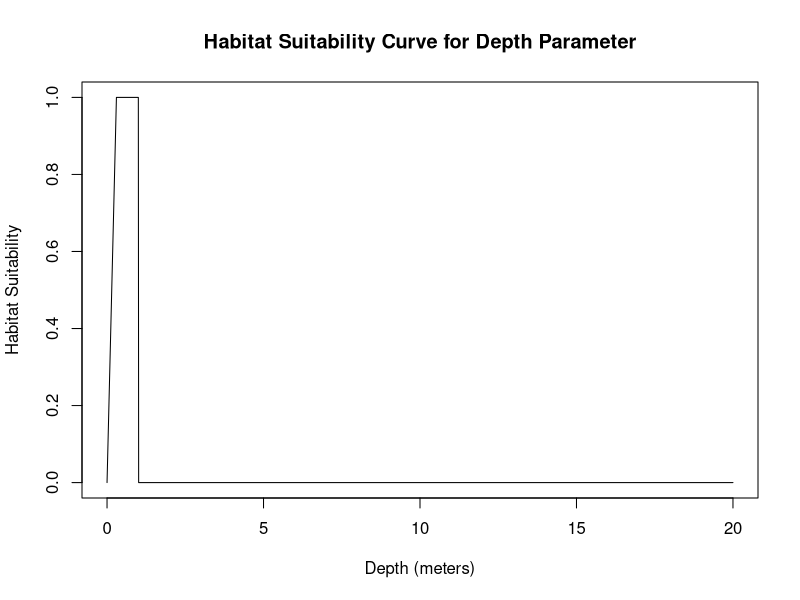
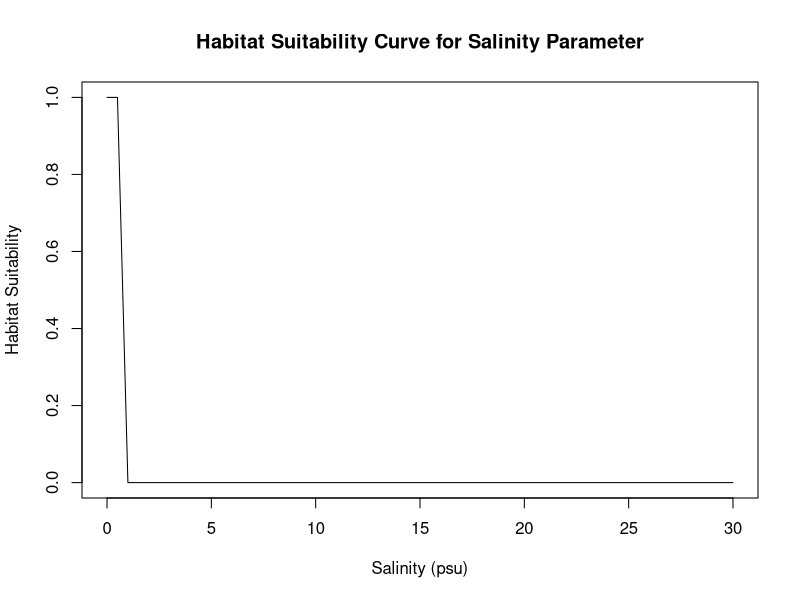
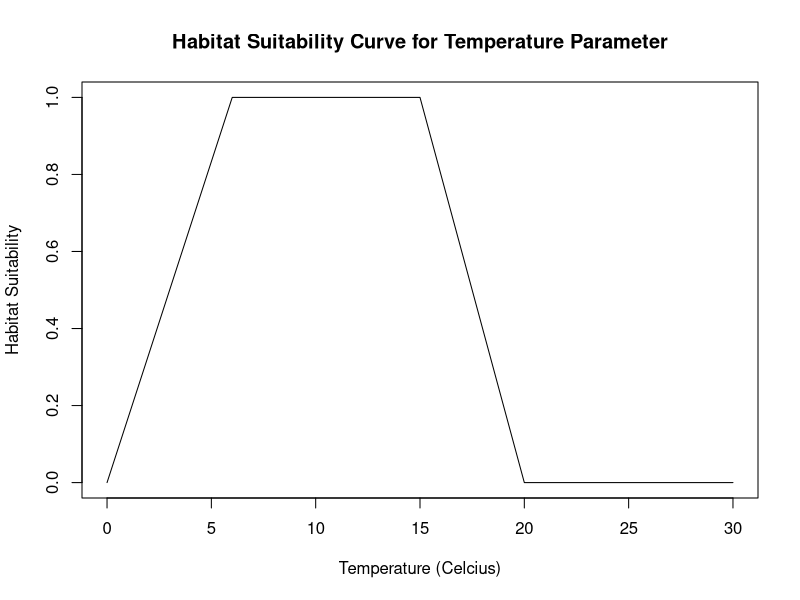
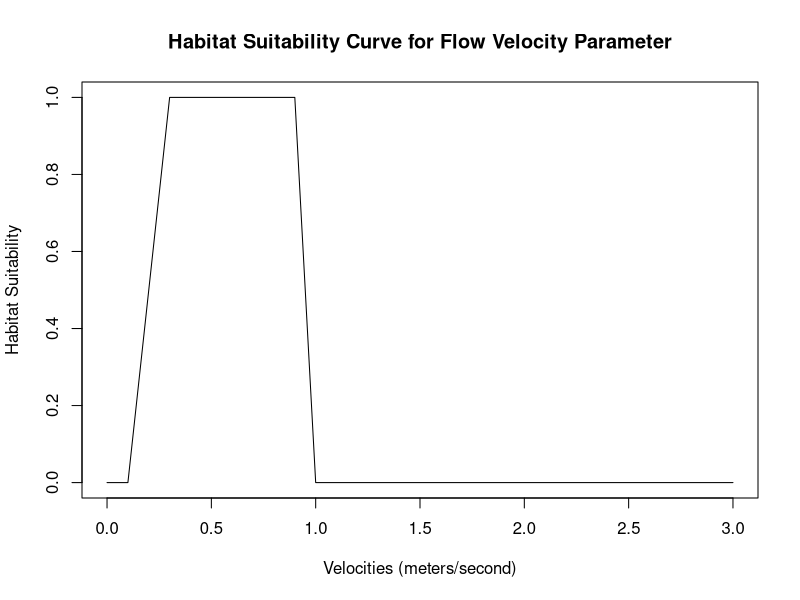
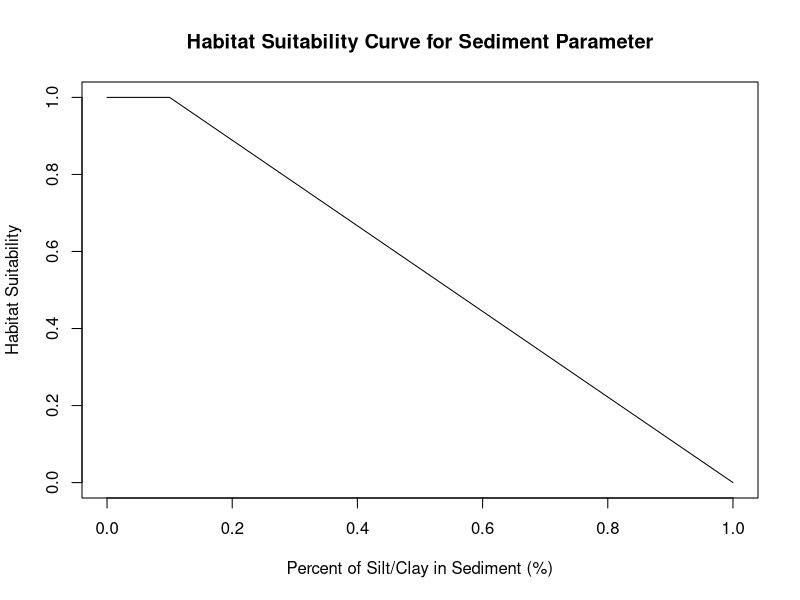

These charts were generated, in order, by the following R code:
## ---- chunk 1
#depth_range <- c(0.305,0.61)#in meters
depth <- (0.305+1)/2 #average between min & max
depth_suitability_curve <- function(depth) {
  # Define the optimal range for depth
  optimal_depth_range <- c(0.3, 1) # meters

  # Define the lower and upper thresholds for depth
  lower_threshold <- 0 # meters
  upper_threshold <- 1.0 # meters

  # Compute the habitat suitability score based on depth
  if (depth < lower_threshold | depth > upper_threshold) {
    suitability_score <- 0
  } else if (depth >= optimal_depth_range[1] & depth <= optimal_depth_range[2]) {
    suitability_score <- 1
  } else if (depth < optimal_depth_range[1]) {
    suitability_score <- (depth - lower_threshold) / (optimal_depth_range[1] - lower_threshold)
  } else if (depth > optimal_depth_range[2]) {
    suitability_score <- (upper_threshold - depth) / (upper_threshold - optimal_depth_range[2])
  }

  return(suitability_score)
}
plot_depth_suitability_curve <- function() {
  # Define the range of depths to plot
  depths <- seq(0, 20, by = 0.01)

  # Compute the habitat suitability score for each depth value
  suitability_scores <- sapply(depths, depth_suitability_curve)

  # Plot the suitability scores as a curve
  plot(depths, suitability_scores, type = "l", xlab = "Depth (meters)", ylab = "Habitat Suitability", ylim=c(0,1),
       main = "Habitat Suitability Curve for Depth Parameter")
}
plot_depth_suitability_curve()
## ---- chunk 2
#optimal Salinity range from 0.0psu-0.5psu
Salinity <- (0+0.5)/2 #average between min & max
salinity_suitability_curve <- function(Salinity,optimal_salinity_range) {
  # Define the optimal range for Salinity
  optimal_salinity_range <- c(0, 0.5) #psu

  # Define the lower and upper thresholds for Salinity
  lower_threshold <- 0 # psu
  upper_threshold <- 1 # psu

  # Compute the habitat suitability score based on Salinity
  if (Salinity < lower_threshold | Salinity > upper_threshold) {
    suitability_score <- 0
  } else if (Salinity >= optimal_salinity_range[1] & Salinity <= optimal_salinity_range[2]) {
    suitability_score <- 1
  } else if (Salinity < optimal_salinity_range[1]) {
    suitability_score <- (Salinity - lower_threshold) / (optimal_salinity_range[1] - lower_threshold)
  } else if (Salinity > optimal_salinity_range[2]) {
    suitability_score <- (upper_threshold - Salinity) / (upper_threshold - optimal_salinity_range[2])
  }

  return(suitability_score)
}
plot_salinity_suitability_curve <- function() {
  # Define the range of Salinities to plot
  Salinities <- seq(0, 30, by = 0.01)

  # Compute the habitat suitability score for each depth value
  suitability_scores <- sapply(Salinities, salinity_suitability_curve)

  # Plot the suitability scores as a curve
  plot(Salinities, suitability_scores, type = "l", xlab = "Salinity (psu)", ylab = "Habitat Suitability", ylim=c(0,1),
       main = "Habitat Suitability Curve for Salinity Parameter")
}
plot_salinity_suitability_curve()
## ---- chunk 3
#optimal temperature range from 0.0psu-0.5psu
temperature <- (6+15)/2 #average between min & max
temperature_suitability_curve <- function(temperature,optimal_temp_range) {
  # Define the optimal range for temperature
  optimal_temp_range <- c(6,15) #celcius

  # Define the lower and upper thresholds for temperature
  lower_threshold <- 0 # psu
  upper_threshold <- 20 # psu

  # Compute the habitat suitability score based on temperature
  if (temperature < lower_threshold | temperature > upper_threshold) {
    suitability_score <- 0
  } else if (temperature >= optimal_temp_range[1] & temperature <= optimal_temp_range[2]) {
    suitability_score <- 1
  } else if (temperature < optimal_temp_range[1]) {
    suitability_score <- (temperature - lower_threshold) / (optimal_temp_range[1] - lower_threshold)
  } else if (temperature > optimal_temp_range[2]) {
    suitability_score <- (upper_threshold - temperature) / (upper_threshold - optimal_temp_range[2])
  }

  return(suitability_score)
}
plot_temperature_suitability_curve <- function() {
  # Define the range of temperature to plot
  temps <- seq(0, 30, by = 0.01)

  # Compute the habitat suitability score for each depth value
  suitability_scores <- sapply(temps, temperature_suitability_curve)

  # Plot the suitability scores as a curve
  plot(temps, suitability_scores, type = "l", xlab = "Temperature (Celcius)", ylab = "Habitat Suitability", ylim=c(0,1),
       main = "Habitat Suitability Curve for Temperature Parameter")
}
plot_temperature_suitability_curve()
## ---- chunk 4
#depth_range <- c(0.305,0.61)#in meters
flow_velocity <- (0.3-0.9)/2 #average between min & max
flow_velocity_suitability <- function(flow_velocity) {
  # Define the optimal range for depth
  optimal_velocity_range <- c(0.3, 0.9) # meters/second

  # Define the lower and upper thresholds for depth
  lower_threshold <- 0.1 # meters/second
  upper_threshold <- 1.0 # meters/second

  # Compute the habitat suitability score based on depth
  if (flow_velocity < lower_threshold | flow_velocity > upper_threshold) {
    suitability_score <- 0
  } else if (flow_velocity >= optimal_velocity_range[1] & flow_velocity <= optimal_velocity_range[2]) {
    suitability_score <- 1
  } else if (flow_velocity < optimal_velocity_range[1]) {
    suitability_score <- (flow_velocity - lower_threshold) / (optimal_velocity_range[1] - lower_threshold)
  } else if (flow_velocity > optimal_velocity_range[2]) {
    suitability_score <- (upper_threshold - flow_velocity) / (upper_threshold - optimal_velocity_range[2])
  }

  return(suitability_score)
}
plot_Velocity_suitability_curve <- function() {
  # Define the range of depths to plot
  velocities <- seq(0,3, by = 0.01)

  # Compute the habitat suitability score for each depth value
  suitability_scores <- sapply(velocities, flow_velocity_suitability)

  # Plot the suitability scores as a curve
  plot(velocities, suitability_scores, type = "l", xlab = "Velocities (meters/second)", ylab = "Habitat Suitability", ylim=c(0,1),
       main = "Habitat Suitability Curve for Flow Velocity Parameter")
}
plot_Velocity_suitability_curve()
## ---- chunk 5
#depth_range <- c(0.305,0.61)#in meters
SiltClay_per <- (0-0.1)/2 #average between min & max
siltclay_suitability <- function(SiltClay_per) {
  # Define the optimal range for depth
  optimal_siltclay_range <- c(0, 0.1) # percent

  # Define the lower and upper thresholds for silt clay percentage
  lower_threshold <- 0 # meters/second
  upper_threshold <- 1 # meters/second

  # Compute the habitat suitability score based on depth
  if (SiltClay_per < lower_threshold | SiltClay_per > upper_threshold) {
    suitability_score <- 0
  } else if (SiltClay_per >= optimal_siltclay_range[1] & SiltClay_per <= optimal_siltclay_range[2]) {
    suitability_score <- 1
  } else if (SiltClay_per < optimal_siltclay_range[1]) {
    suitability_score <- (SiltClay_per - lower_threshold) / (optimal_siltclay_range[1] - lower_threshold)
  } else if (SiltClay_per > optimal_siltclay_range[2]) {
    suitability_score <- (upper_threshold - SiltClay_per) / (upper_threshold - optimal_siltclay_range[2])
  }

  return(suitability_score)
}
plot_SiltClay_suitability_curve <- function() {
  # Define the range of depths to plot
  siltclay_percentile <- seq(0,1, by = 0.01)

  # Compute the habitat suitability score for each depth value
  suitability_scores <- sapply(siltclay_percentile, siltclay_suitability)

  # Plot the suitability scores as a curve
  plot(siltclay_percentile, suitability_scores, type = "l", xlab = "Percent of Silt/Clay in Sediment (%)", ylab = "Habitat Suitability", ylim=c(0,1),
       main = "Habitat Suitability Curve for Sediment Parameter")
}
plot_SiltClay_suitability_curve()
